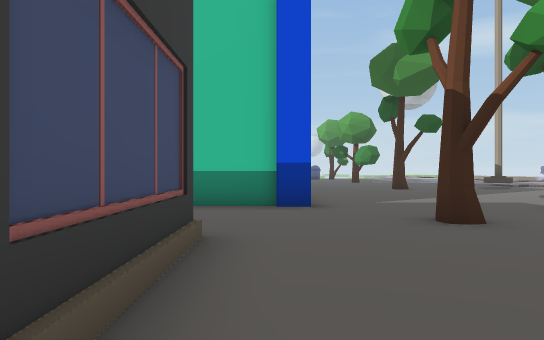
[1] (above)

24 first-person views from a walk through a scene from a Unity 3-D project. The camera is 1.3 m above the floor, looks level and sees 70° across. The floor is counted in squares, 2 m on a side. Each view is taken from the middle of a square. On the plan, view 1 faces up. The plan holds only what a view shows up to about 11 squares ahead; the rest is blank. The place goes on beyond the plan. The player is left out. Some surface patterns are stand-ins.

[2]
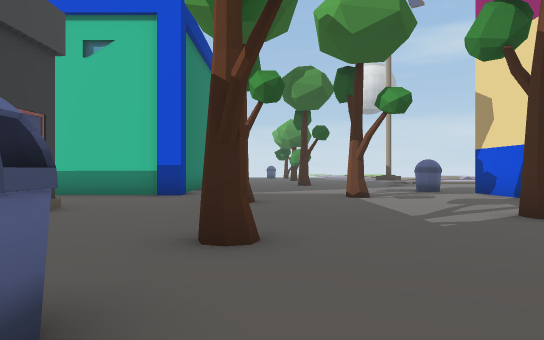

[3]
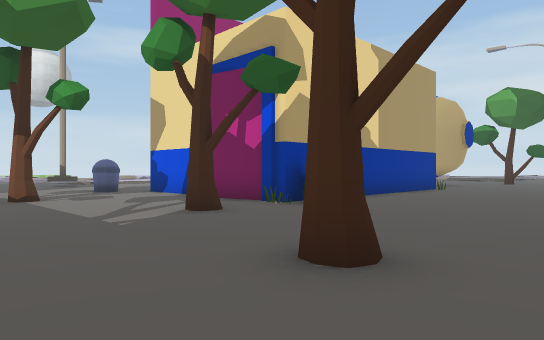

[4]
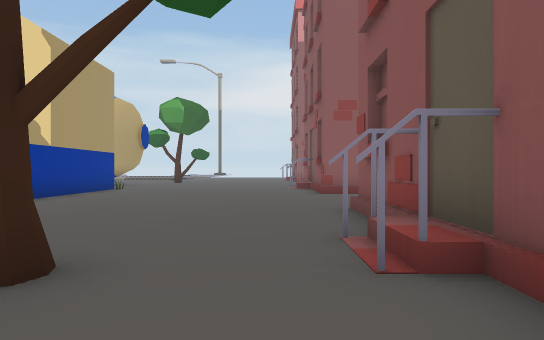

[5]
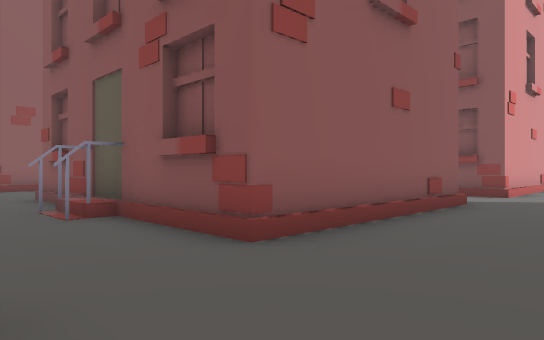

[6]
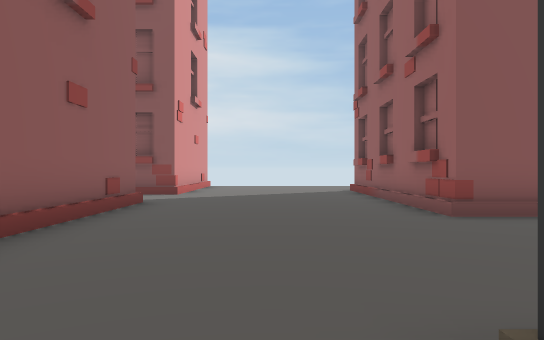

[7]
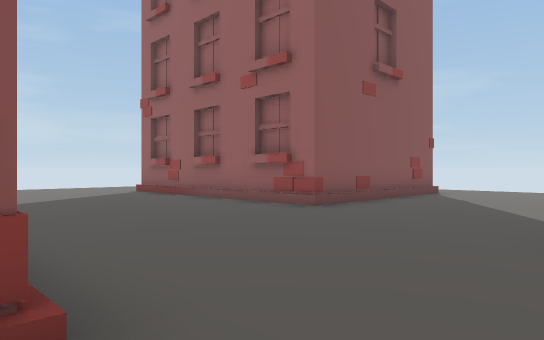

[8]
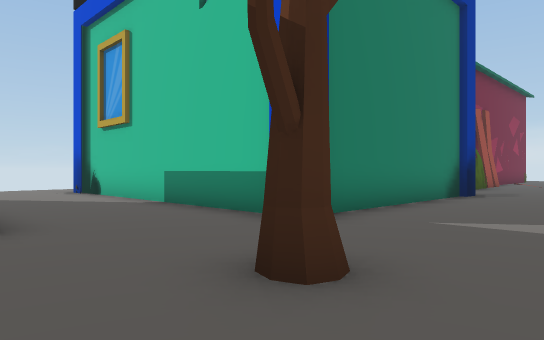

[9]
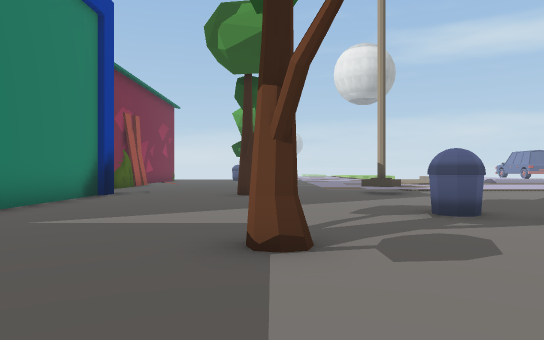

[10]
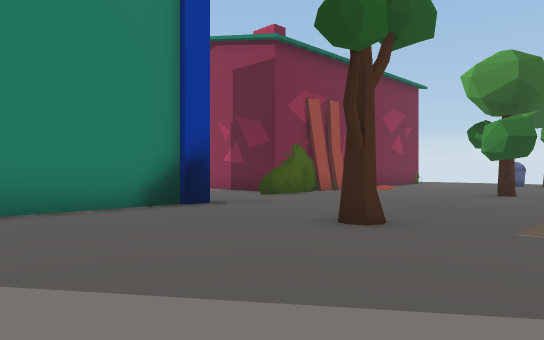

[11]
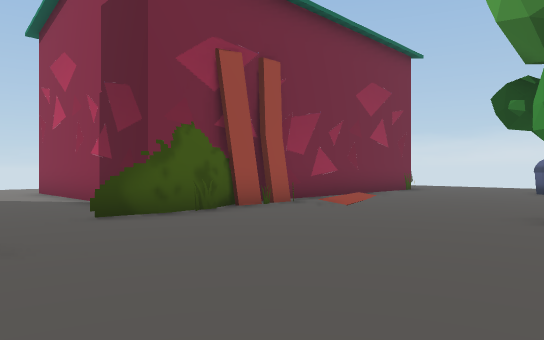

[12]
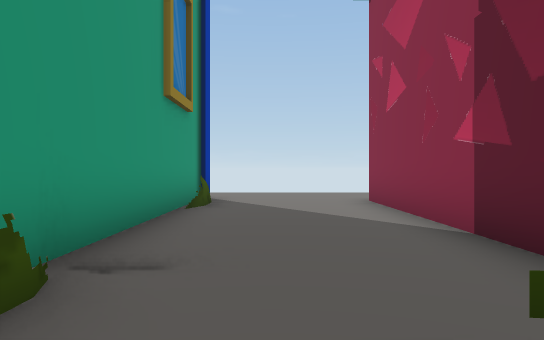

[13]
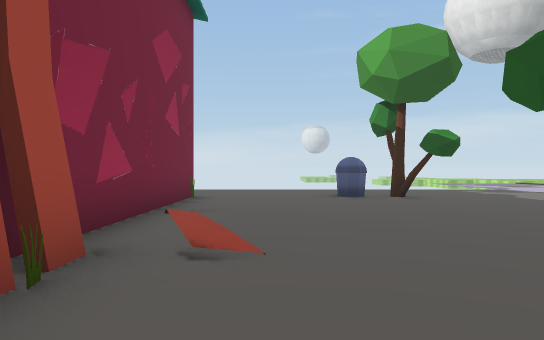

[14]
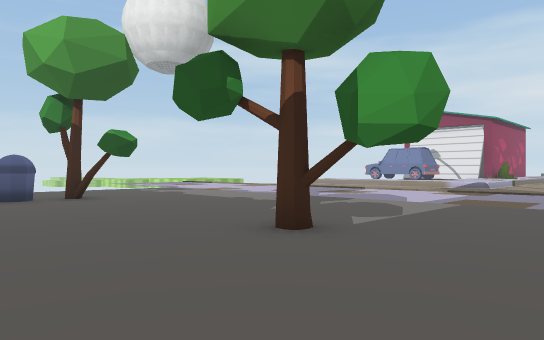

[15]
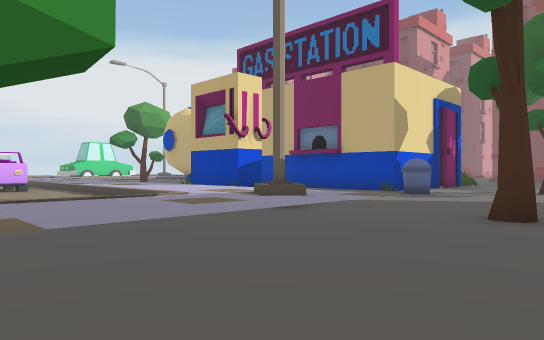

[16]
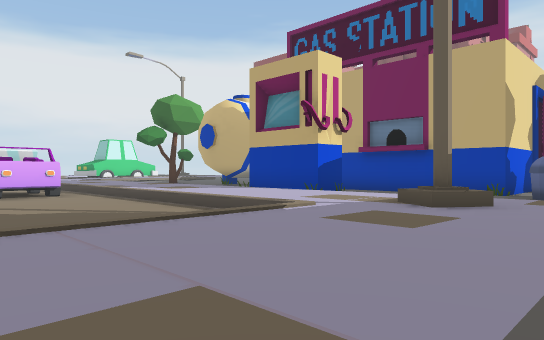

[17]
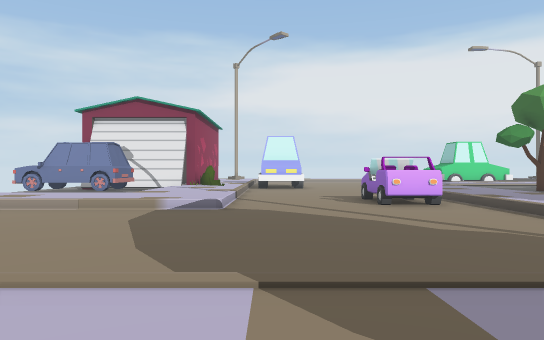

[18]
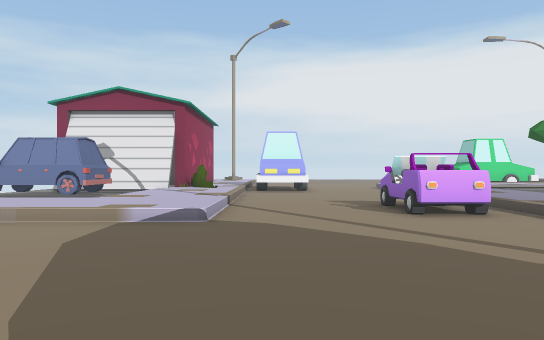

[19]
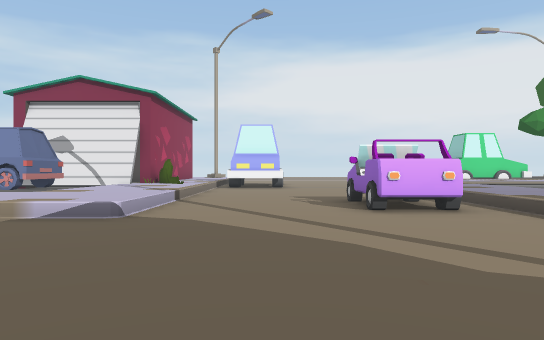

[20]
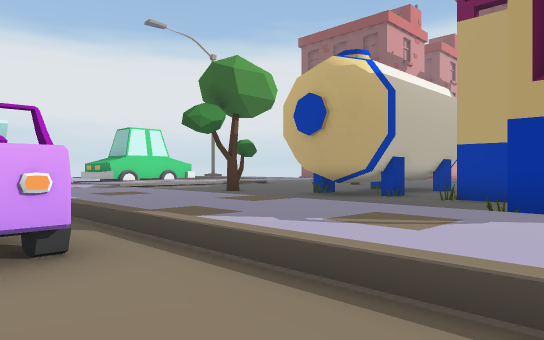

[21]
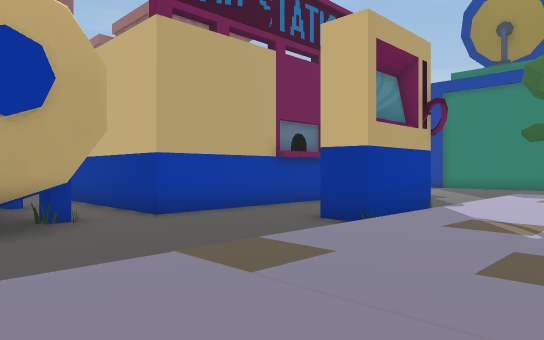

[22]
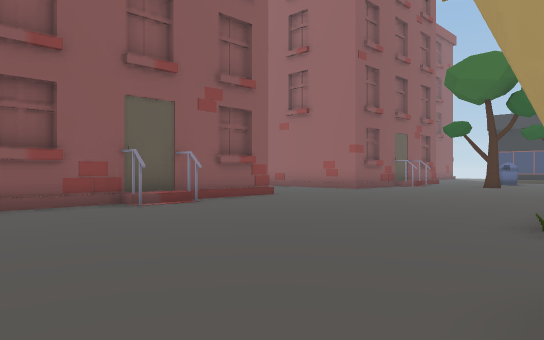

[23]
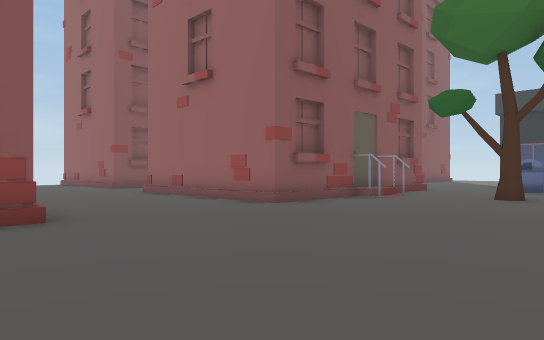

[24]
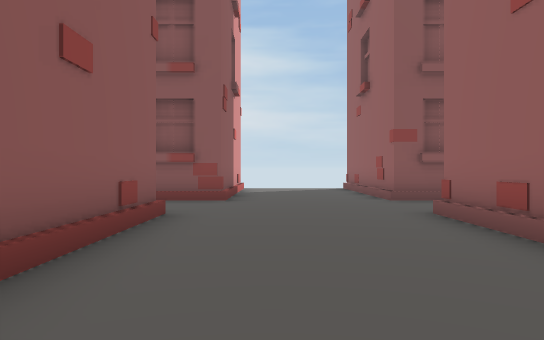

### Floor plan
Key: @ floor where view 1 was taken; # wall or solid block; . main floor; : floor 0.5 m higher than the main floor; / step, stairs or slope; = window, fence, low wall or low ledge; T tree; B bin; C car; O other object.
Columns run from 10 left of view 1 to 21 right of it. Each row starts with its distance up from view 1.
 28          .... ...::           C
 27          ....B...::        :: C
 26          =....T..::      .::: CC
 25          #.......::     ..::: CC
 24          #.......::   ....:::///
 23          #=......::: .....::::::
 22          =.......:::......::::::
 21          =.......:::......//////
 20          #=...T..:::............
 19          #.......:::............
 18          =.......:::............
 17 ...####==#=......::: .....CCC...
 16 ..........=......::: .....CCC
 15 .................:::///////////
 14 .........= =.....:#:::::::::::::
 13   #==######...T..:/:::::::::::::
 12           #......///////////////
 11           #...........###.....
 10           #..........  ........
  9           #.......B.  ......###
  8           #........########.##
  7   =########........#      #.##
  6   =............T...#      #.#
  5   ..........T......#      #.#
  4       ////.........#      #.
  3          #.........#  #####. # .
  2          O.......T.= ..........
  1          #...T.... .............
  0           @.....................
 -1          O  ...T...............
 -2          O. B..................
 -3          #.....................
 -4      .........../........../...
 -5  ............#O#####....#O#####
 -6  ............#     #....#
 -7  ............#     #....#
 -8   O####O.....#     #....#
 -9        O.....#    O#....#
-10        #......     ......
-11        O......     ......
-12        #......     ......
-13        O.....#     #...#
-14         .....#     #...#
-15          ..  #     #...O

Positions as (right, up) in squares from view 1, and headings:
1: (0, 0), facing up
2: (3, -3), facing up
3: (3, -3), facing up-right
4: (3, -3), facing right
5: (0, -2), facing down-right
6: (0, -2), facing down
7: (3, -3), facing down-left
8: (4, 3), facing up-left
9: (5, 3), facing up
10: (7, 9), facing up-left
11: (5, 14), facing up-left
12: (1, 15), facing left
13: (1, 17), facing up
14: (1, 17), facing up-right
15: (3, 19), facing down-right
16: (6, 19), facing down-right
17: (7, 20), facing right
18: (9, 20), facing right
19: (10, 19), facing right
20: (13, 17), facing down-right
21: (20, 15), facing down-left
22: (21, 3), facing down-left
23: (15, 1), facing down-left
24: (12, -4), facing down
